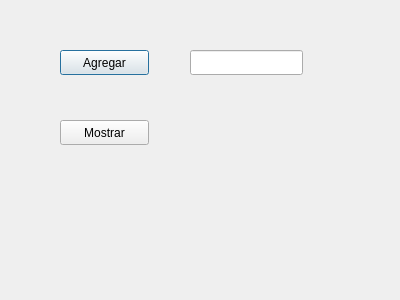
<?xml version="1.0" encoding="UTF-8"?>
<ui version="4.0">
 <class>Ll_window</class>
 <widget class="QDialog" name="Ll_window">
  <property name="geometry">
   <rect>
    <x>0</x>
    <y>0</y>
    <width>400</width>
    <height>300</height>
   </rect>
  </property>
  <property name="windowTitle">
   <string>Dialog</string>
  </property>
  <widget class="QPushButton" name="pushButton">
   <property name="geometry">
    <rect>
     <x>60</x>
     <y>50</y>
     <width>89</width>
     <height>25</height>
    </rect>
   </property>
   <property name="text">
    <string>Agregar</string>
   </property>
  </widget>
  <widget class="QLineEdit" name="lineedit1">
   <property name="geometry">
    <rect>
     <x>190</x>
     <y>50</y>
     <width>113</width>
     <height>25</height>
    </rect>
   </property>
   <property name="maxLength">
    <number>100</number>
   </property>
  </widget>
  <widget class="QPushButton" name="pushButton_2">
   <property name="geometry">
    <rect>
     <x>60</x>
     <y>120</y>
     <width>89</width>
     <height>25</height>
    </rect>
   </property>
   <property name="text">
    <string>Mostrar</string>
   </property>
  </widget>
  <widget class="QLabel" name="label">
   <property name="geometry">
    <rect>
     <x>200</x>
     <y>120</y>
     <width>101</width>
     <height>20</height>
    </rect>
   </property>
   <property name="text">
    <string/>
   </property>
  </widget>
 </widget>
 <resources/>
 <connections/>
</ui>
